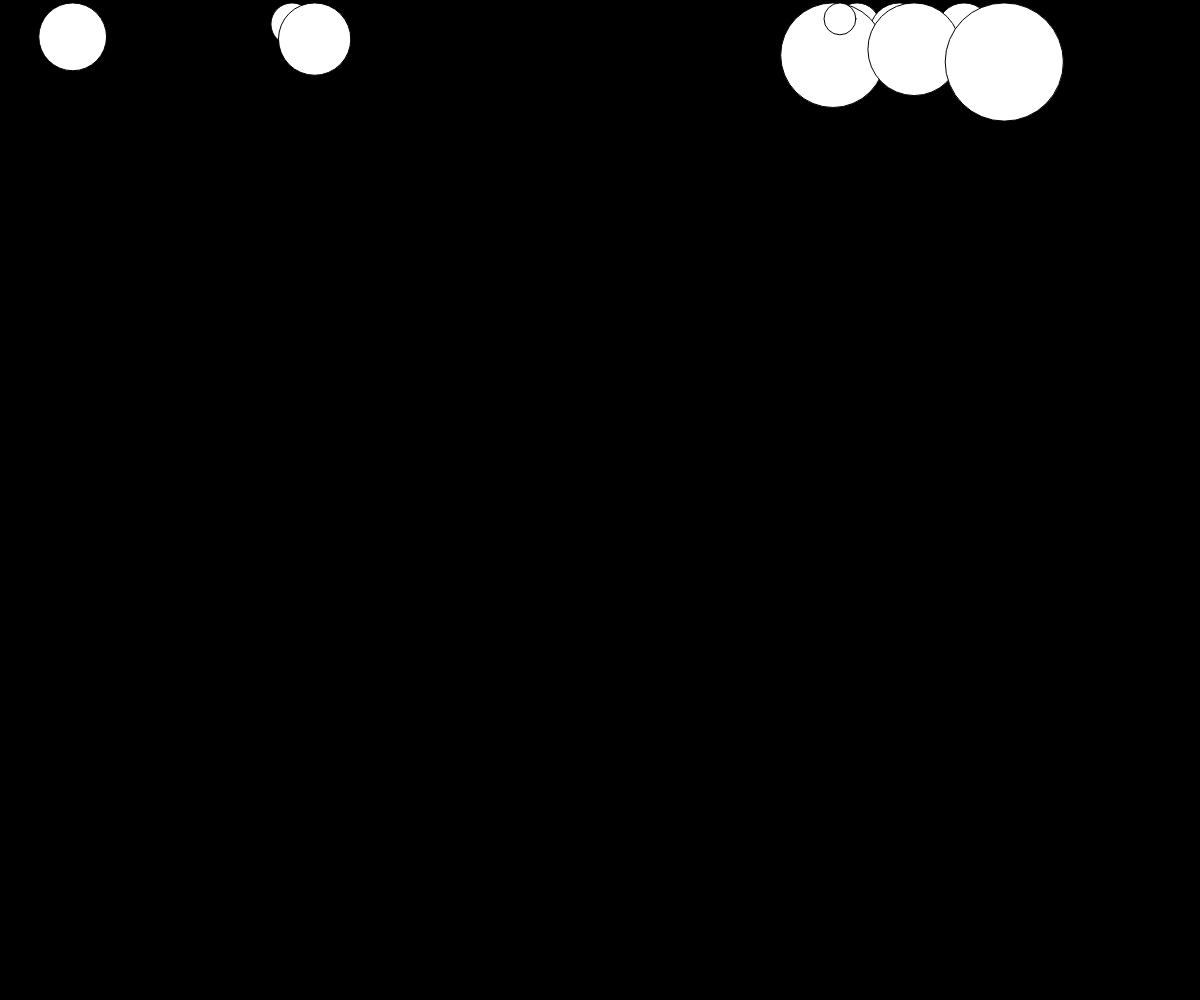
Frame 1 (no input)
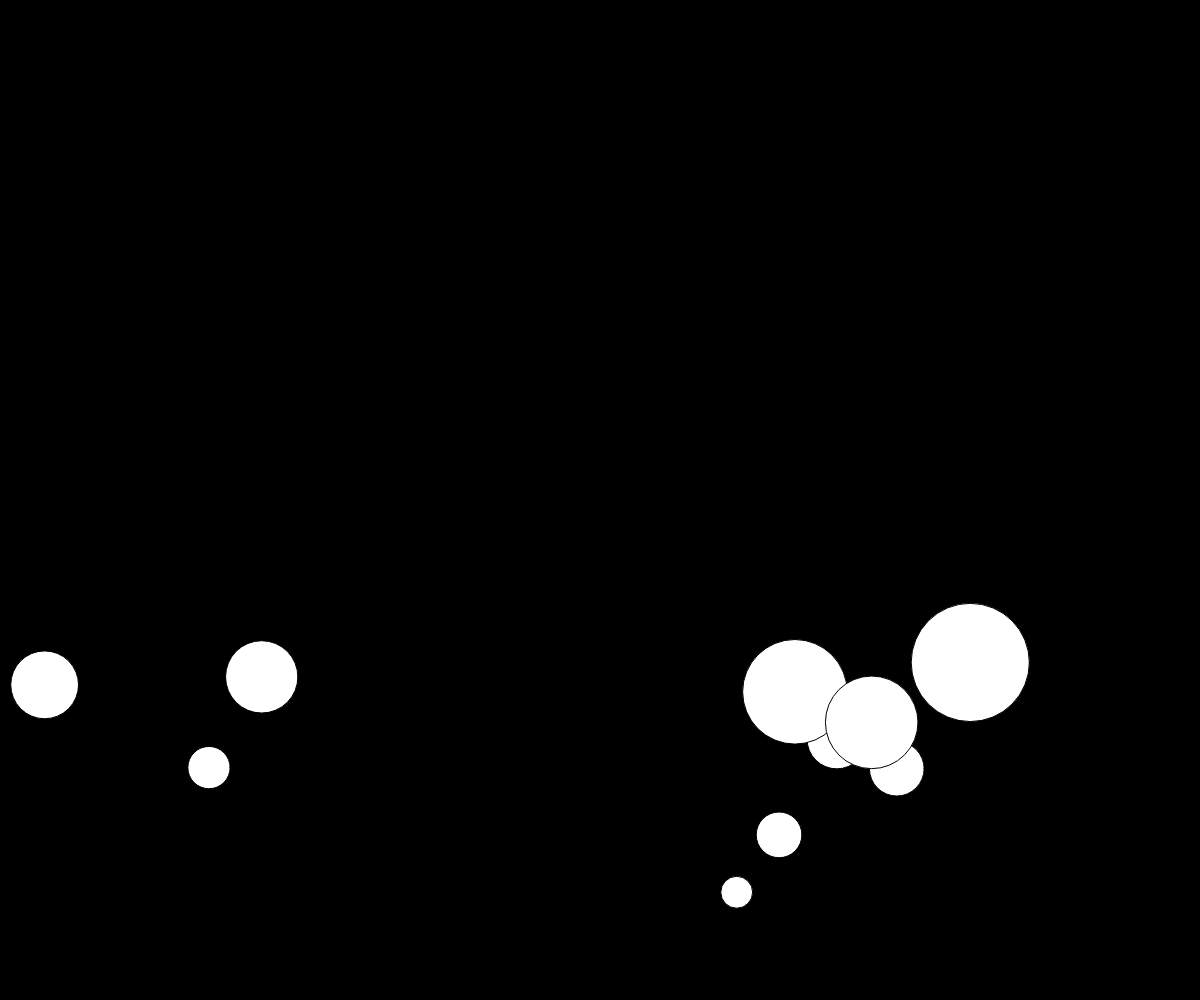
Frame 60 (no input)
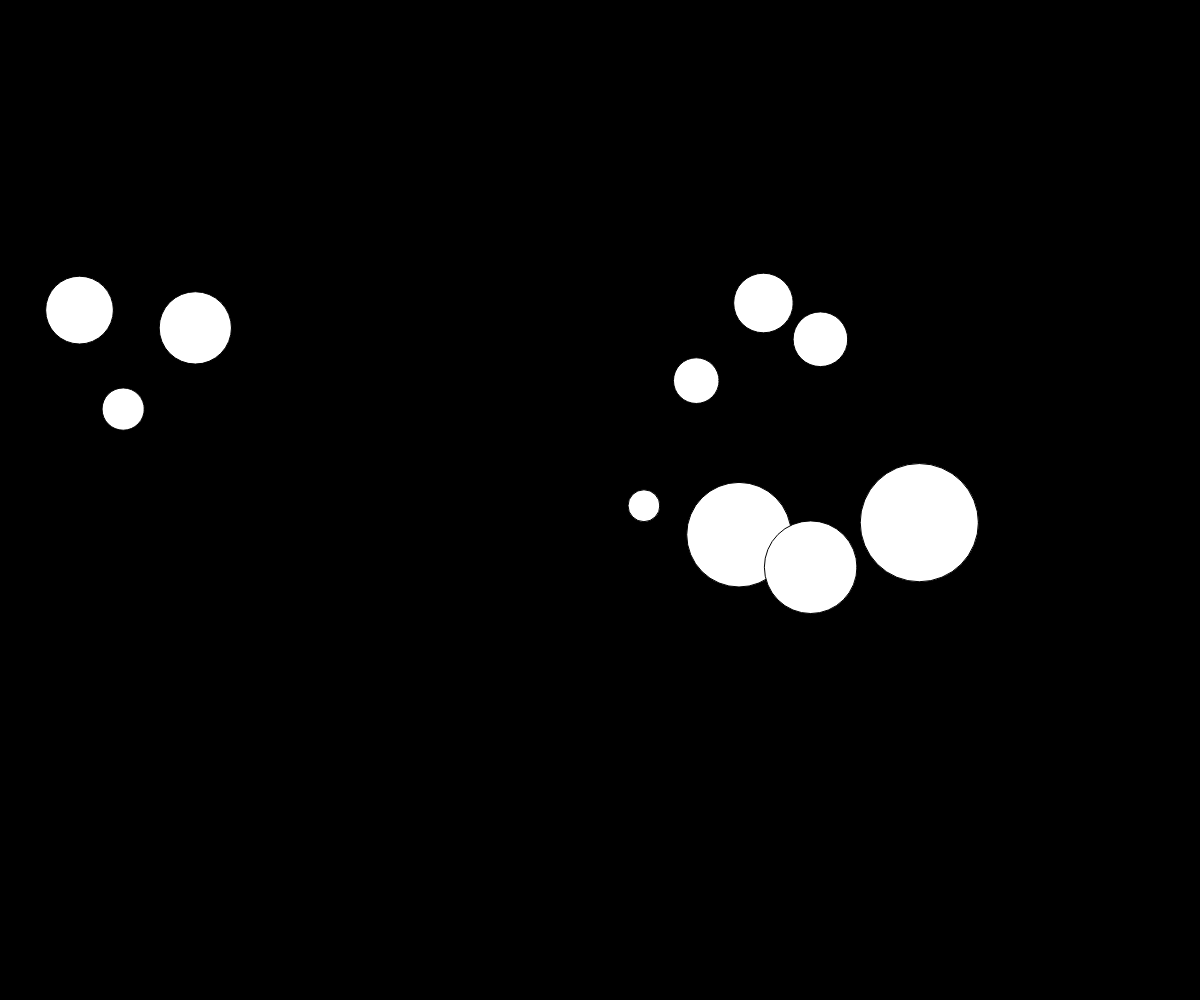
Frame 120 (the mouse pressed at the canvas centre since frame 60)

The p5.js sketch that drew these frames (run headless with seeded random() and noise() and a simulated clock; from frame 60 on, the mouse is pressed at the canvas centre):

// p5.js sketch
// ── sketch.js
// based on something from Jiwon Shin

// play around with these amounts of forces
const gravity_amount = 0.6;
const friction_amount = 0.1;
const restitution_amount = 0.9;

// particles
let numParticles = 10;
let particles = [];

function setup() {
  createCanvas(windowWidth, windowHeight);
  for (let i = 0; i < numParticles; i++) {
    particles.push(new Particle());
  }
}

function draw() {
  background(0);

  for (let i = 0; i < particles.length; i++) {
    // check boundaries first
    particles[i].checkBoundaries();

    let wind = createVector(map(mouseX, 0, width, -0.5, 0.5), 0);
    particles[i].applyForce(wind);

    // then apply gravity (force pulling particles down)
    let gravity = createVector(0, gravity_amount * particles[i].size);
    particles[i].applyForce(gravity);

    // then apply friction (force causing friction, therefore slowing down particles)
    let friction = p5.Vector.mult(particles[i].vel, -1);
    friction.mult(friction_amount);
    particles[i].applyForce(friction);

    // update particle vectors
    particles[i].update();
    // display final result
    particles[i].display();
  }
}

function mousePressed() {
  for (let i = 0; i < particles.length; i++) {
    particles[i].acc.add(createVector(0, map(particles[i].mass, 5, 25, 25, 5) * 3));
  }
}

class Particle {
  constructor() {
    // this.pos replaces this.x and this.y
    this.pos = createVector(random(width), 0);
    // this.vel replaces this.xSpeed and this.ySpeed
    this.vel = createVector(0, 0.1);
    // this.acc will update this.vel and actually "move" particles
    this.acc = createVector(0, 0);
    // this.mass will determine how heavy particles are
    this.mass = random(5, 25);
    // set this.size relative to this.mass
    this.size = this.mass * 5;
  }

  applyForce(force) {
    // heavy mass -> less force (not so easily movable)
    // light mass -> more force (easily movable)
    force.div(this.mass);
    // reflect force to acceleration
    this.acc.add(force);
  }

  update() {
    this.vel.add(this.acc);
    this.pos.add(this.vel);
    // set acceleration back to 0 after it is applied to velocity
    // otherwise it particles will accelerate inifinitely
    this.acc.mult(0);
  }

  checkBoundaries() {
    if (this.pos.x < this.size / 2) {
      this.pos.x = this.size / 2;
      this.vel.x *= -1;
      this.vel.mult(restitution_amount); // reduce speed after particles collide
    }

    if (this.pos.x > width - this.size / 2) {
      this.pos.x = width - this.size / 2;
      this.vel.x *= -1;
      this.vel.mult(restitution_amount); // reduce speed after particles collide
    }

    if (this.pos.y < this.size / 2) {
      this.pos.y = this.size / 2;
      this.vel.y *= -1;
      this.vel.mult(restitution_amount); // reduce speed after particles collide
    }

    if (this.pos.y > height - this.size / 2) {
      this.pos.y = height - this.size / 2;
      this.vel.y *= -1;
      this.vel.mult(restitution_amount); // reduce speed after particles collide
    }
  }

  display() {
    circle(this.pos.x, this.pos.y, this.size);
  }


}
